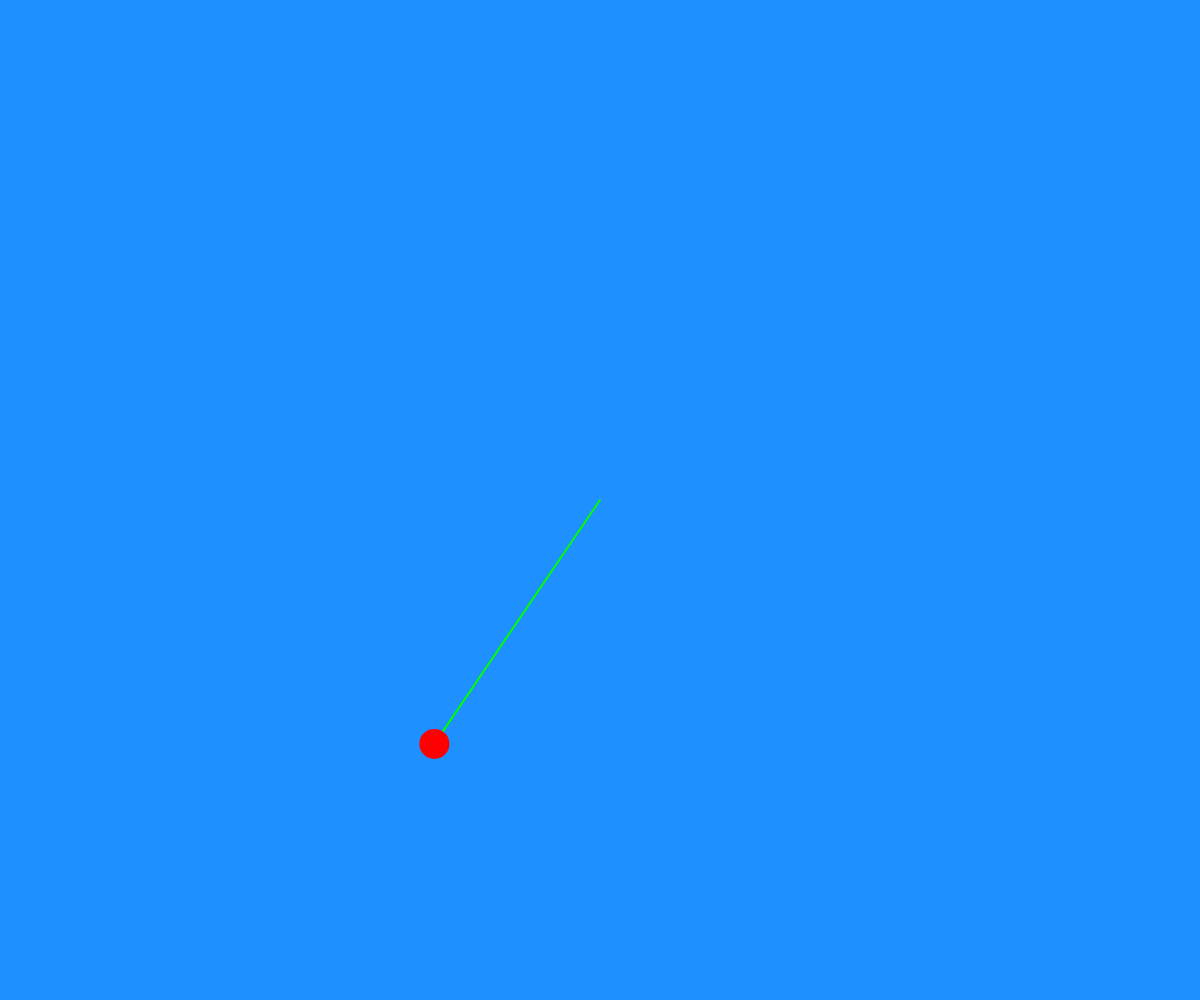
Frame 1 (no input)
Frame 60 (no input): blank canvas, image omitted
Frame 120 (the mouse pressed at the canvas centre since frame 60): blank canvas, image omitted

The p5.js sketch that drew this single still picture (run headless with seeded random() and noise() and a simulated clock; from frame 60 on, the mouse is pressed at the canvas centre):

// p5.js sketch
// ── sketch.js
class Circle{
  constructor(pos,size,m){
    this.pos = pos;
    this.size = size;
    this.m = m;

    this.vel = createVector();
    this.acc = createVector();
  }

  applyForce(force){
    this.acc.add(force);
  }

  update(){
    this.vel.add(this.acc);
    this.pos.add(this.vel);

    this.acc.mult(0);
  }

  getPos(){
    return this.pos.copy();
  }

  display(){
    fill(255,0,0,255);
    noStroke();
    circle(this.pos.x,this.pos.y,this.size);
  }
}

class Spring{
  constructor(k,anchorPos,staticLen){
    this.angle = random(Math.PI/3,Math.PI/3 + Math.PI/2);
    this.k = k;
    this.anchorPos = anchorPos;
    this.staticLen = staticLen;
  }

  getEndPos(){
    return this.anchorPos.copy().add(createVector(Math.cos(this.angle)*this.staticLen,Math.sin(this.angle)*this.staticLen));
  }

  connect(circle){
    this.circle = circle;
    let sub = p5.Vector.sub(this.anchorPos,circle.getPos());
    let dir = sub.normalize();
    let size = -1 * this.k * (sub.mag() - this.staticLen);
    return dir.mult(size);
  }

  display(){
    strokeWeight(2);
    stroke(0,255,0,255);
    line(this.anchorPos.x,this.anchorPos.y,this.circle.pos.x,this.circle.pos.y);
  }
}

let cir = null;
let spring = null;
function setup() {
  createCanvas(windowWidth, windowHeight);
  background('DodgerBlue');

  spring = new Spring(0.02,createVector(width/2,height/2),300);
  let springEndpos = spring.getEndPos();
  cir = new Circle(springEndpos,30,0.5);

  frameRate(30);
}

function draw() {
  background('DodgerBlue');


  cir.applyForce(spring.connect(cir));
  cir.applyForce(createVector(0,1));
  cir.update();

  spring.display();
  cir.display();
}
